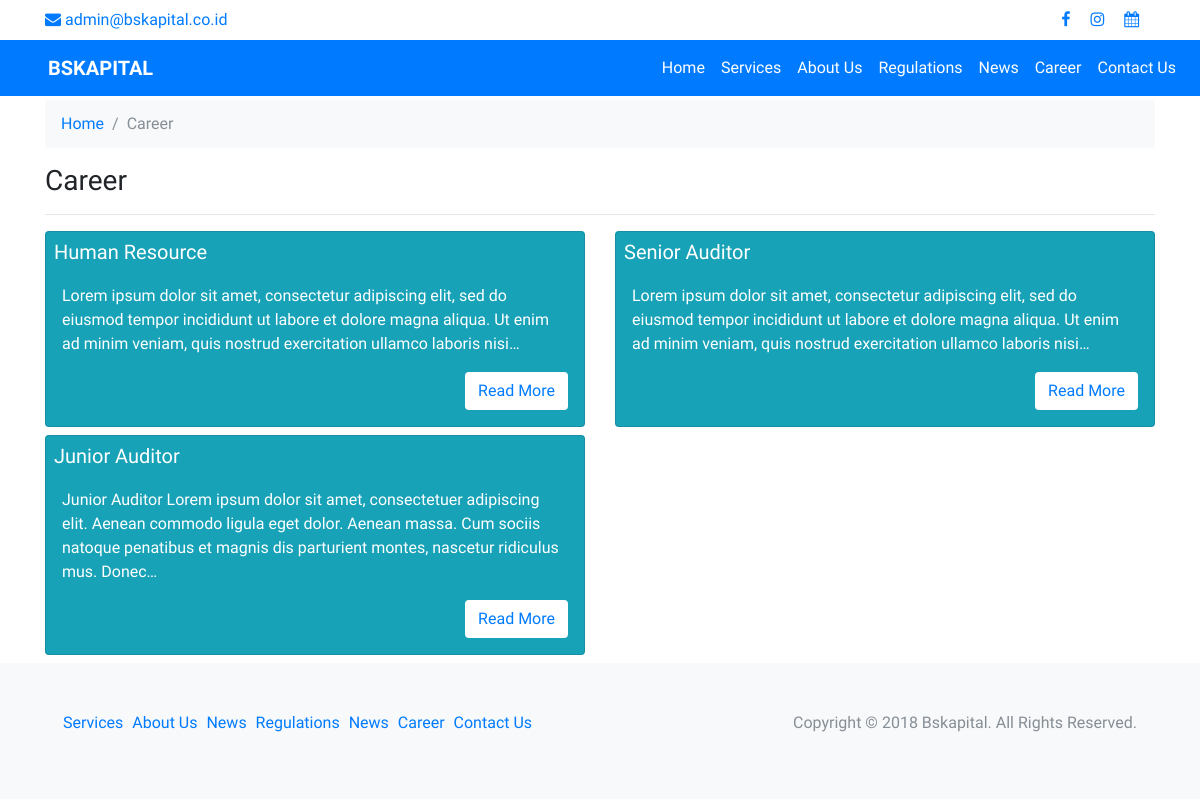
The app's page /index.php/career with its own data.
### tables this page shows
CREATE TABLE `career` (
  `career_id` int(11) NOT NULL,
  `title` varchar(255) NOT NULL,
  `slug` varchar(255) NOT NULL,
  `content` text NOT NULL,
  `created_at` datetime NOT NULL DEFAULT CURRENT_TIMESTAMP,
  `user_id` int(11) NOT NULL
);

### application/controllers/Career.php (called while the page is built, shortened)
<?php
class Career extends CI_Controller
{
	public function index()
	{
		$data['title']="Career";
		$data['breadcrumb']=breadcrumb();
		$data['career']=$this->Career_model->get_home_career(FALSE);
		$this->load->view("templates/header");
		$this->load->view("career/career_index",$data);
		$this->load->view("templates/footer");
	}
}

### index.php (called while the page is built, shortened)
<?php
require_once BASEPATH.'core/CodeIgniter.php';

### application/models/Career_model.php (called while the page is built, shortened)
<?php
class Career_model extends CI_Model
{
	public function get_home_career($slug = FALSE,$limit=FALSE){
		if ($slug === false) {
			$this->db->order_by('career_id','DESC');
			$this->db->join('user','user.user_id = career.user_id');
			$query = $this->db->get('career');
			return $query->result_array();
		}
		$this->db->join('user','user.user_id = career.user_id');
		$query=$this->db->get_where('career',array('slug' => $slug));
		return $query->row_array();
	}
}

### application/views/career/career_index.php (the view)
<section>
	<div class="container">
		<div class="row">
			<div class="col-md-12">
				<nav aria-label="breadcrumb">
				  <ol class="breadcrumb bg-light">
				    <?= $breadcrumb ?>
				  </ol>
				</nav>
			</div>
		</div>
		<div class="row">
			<div class="col-md-12">
				<h3><?= $title ?></h3>
				<hr />
				<div class="row">
				<?php foreach ($career as $key => $value): ?>
				<div class="col-md-6 text-white mb-2">
					<div class="card p-2 bg-info">
					  <h5 class="card-title"><?= ucwords($value['title']) ?></h5>
					  <div class="card-block p-2">
					    <p class="card-text">
					    	<?= strip_tags(word_limiter($value['content'],30)) ?>
					    </p>
	 					<a href="<?= base_url("career/$value[slug]") ?>" class="btn bg-white float-right">Read More</a>
					  </div>
					</div>
				</div>
				<?php endforeach ?>
				</div>
			</div>
		</div>
	</div>
</section>

### assets/custom/css/custom-style.css (style rules this page uses)
body { font-family: 'raleway'; }

### records on screen
career: title "Human Resource", content "Lorem ipsum dolor sit amet, consectetur adipiscing elit, sed do eiusmod tempor incididunt ut labore et dolore magna aliqua. Ut enim ad minim veniam, quis nostrud exercitation ullamco laboris nisi…"
career: title "Senior Auditor", content "Lorem ipsum dolor sit amet, consectetur adipiscing elit, sed do eiusmod tempor incididunt ut labore et dolore magna aliqua. Ut enim ad minim veniam, quis nostrud exercitation ullamco laboris nisi…"
career: title "Junior Auditor", content "Junior Auditor Lorem ipsum dolor sit amet, consectetuer adipiscing elit. Aenean commodo ligula eget dolor. Aenean massa. Cum sociis natoque penatibus et magnis dis parturient montes, nascetur ridiculus mus. Donec…"

### other values on screen
$ci->uri->segment($i) "Career"
$title "Career"
